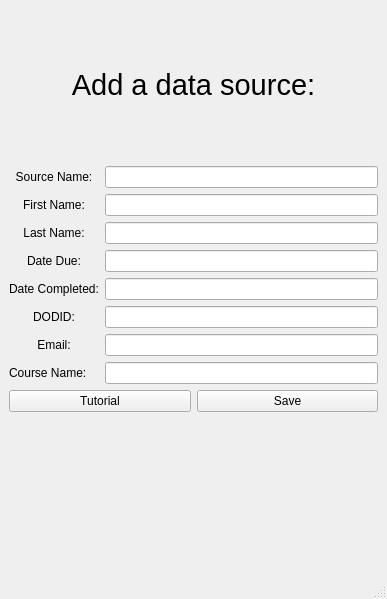
<?xml version="1.0" encoding="UTF-8"?>
<ui version="4.0">
 <class>AddWindow</class>
 <widget class="QMainWindow" name="AddWindow">
  <property name="geometry">
   <rect>
    <x>0</x>
    <y>0</y>
    <width>387</width>
    <height>599</height>
   </rect>
  </property>
  <property name="windowTitle">
   <string>Add Source</string>
  </property>
  <widget class="QWidget" name="centralwidget">
   <layout class="QGridLayout" name="gridLayout">
    <item row="0" column="0" colspan="2">
     <widget class="QLabel" name="label_5">
      <property name="font">
       <font>
        <family>Arial</family>
        <pointsize>22</pointsize>
       </font>
      </property>
      <property name="text">
       <string>Add a data source:</string>
      </property>
      <property name="alignment">
       <set>Qt::AlignCenter</set>
      </property>
     </widget>
    </item>
    <item row="1" column="0">
     <layout class="QVBoxLayout" name="verticalLayout">
      <item>
       <widget class="QLabel" name="label_2">
        <property name="font">
         <font>
          <family>Arial</family>
         </font>
        </property>
        <property name="text">
         <string>Source Name:</string>
        </property>
        <property name="alignment">
         <set>Qt::AlignCenter</set>
        </property>
       </widget>
      </item>
      <item>
       <widget class="QLabel" name="label_6">
        <property name="font">
         <font>
          <family>Arial</family>
         </font>
        </property>
        <property name="text">
         <string>First Name:</string>
        </property>
        <property name="alignment">
         <set>Qt::AlignCenter</set>
        </property>
       </widget>
      </item>
      <item>
       <widget class="QLabel" name="label_9">
        <property name="font">
         <font>
          <family>Arial</family>
         </font>
        </property>
        <property name="text">
         <string>Last Name:</string>
        </property>
        <property name="alignment">
         <set>Qt::AlignCenter</set>
        </property>
       </widget>
      </item>
      <item>
       <widget class="QLabel" name="label_3">
        <property name="font">
         <font>
          <family>Arial</family>
         </font>
        </property>
        <property name="text">
         <string>Date Due:</string>
        </property>
        <property name="alignment">
         <set>Qt::AlignCenter</set>
        </property>
       </widget>
      </item>
      <item>
       <widget class="QLabel" name="label_10">
        <property name="font">
         <font>
          <family>Arial</family>
         </font>
        </property>
        <property name="text">
         <string>Date Completed:</string>
        </property>
        <property name="alignment">
         <set>Qt::AlignCenter</set>
        </property>
       </widget>
      </item>
      <item>
       <widget class="QLabel" name="label_4">
        <property name="font">
         <font>
          <family>Arial</family>
         </font>
        </property>
        <property name="text">
         <string>DODID:</string>
        </property>
        <property name="alignment">
         <set>Qt::AlignCenter</set>
        </property>
       </widget>
      </item>
      <item>
       <widget class="QLabel" name="label_11">
        <property name="font">
         <font>
          <family>Arial</family>
         </font>
        </property>
        <property name="text">
         <string>Email:</string>
        </property>
        <property name="alignment">
         <set>Qt::AlignCenter</set>
        </property>
       </widget>
      </item>
      <item>
       <widget class="QLabel" name="label_12">
        <property name="font">
         <font>
          <family>Arial</family>
         </font>
        </property>
        <property name="text">
         <string>Course Name:</string>
        </property>
       </widget>
      </item>
     </layout>
    </item>
    <item row="1" column="1">
     <layout class="QVBoxLayout" name="verticalLayout_2">
      <item>
       <widget class="QLineEdit" name="sourceName">
        <property name="text">
         <string/>
        </property>
       </widget>
      </item>
      <item>
       <widget class="QLineEdit" name="firstName">
        <property name="text">
         <string/>
        </property>
       </widget>
      </item>
      <item>
       <widget class="QLineEdit" name="lastName">
        <property name="text">
         <string/>
        </property>
       </widget>
      </item>
      <item>
       <widget class="QLineEdit" name="dueDate">
        <property name="text">
         <string/>
        </property>
       </widget>
      </item>
      <item>
       <widget class="QLineEdit" name="compDate">
        <property name="text">
         <string/>
        </property>
       </widget>
      </item>
      <item>
       <widget class="QLineEdit" name="dodid">
        <property name="text">
         <string/>
        </property>
       </widget>
      </item>
      <item>
       <widget class="QLineEdit" name="email">
        <property name="text">
         <string/>
        </property>
       </widget>
      </item>
      <item>
       <widget class="QLineEdit" name="courseName">
        <property name="text">
         <string/>
        </property>
       </widget>
      </item>
     </layout>
    </item>
    <item row="2" column="0" colspan="2">
     <layout class="QHBoxLayout" name="horizontalLayout_3">
      <item>
       <widget class="QPushButton" name="tutorialBtn">
        <property name="font">
         <font>
          <family>Arial</family>
         </font>
        </property>
        <property name="text">
         <string>Tutorial</string>
        </property>
       </widget>
      </item>
      <item>
       <widget class="QPushButton" name="saveSourceBtn">
        <property name="font">
         <font>
          <family>Arial</family>
         </font>
        </property>
        <property name="text">
         <string>Save</string>
        </property>
       </widget>
      </item>
     </layout>
    </item>
    <item row="3" column="0" colspan="2">
     <widget class="QLabel" name="actionLabel">
      <property name="text">
       <string/>
      </property>
      <property name="alignment">
       <set>Qt::AlignCenter</set>
      </property>
     </widget>
    </item>
   </layout>
  </widget>
  <widget class="QMenuBar" name="menubar">
   <property name="geometry">
    <rect>
     <x>0</x>
     <y>0</y>
     <width>387</width>
     <height>37</height>
    </rect>
   </property>
  </widget>
  <widget class="QStatusBar" name="statusbar"/>
 </widget>
 <resources/>
 <connections/>
</ui>
